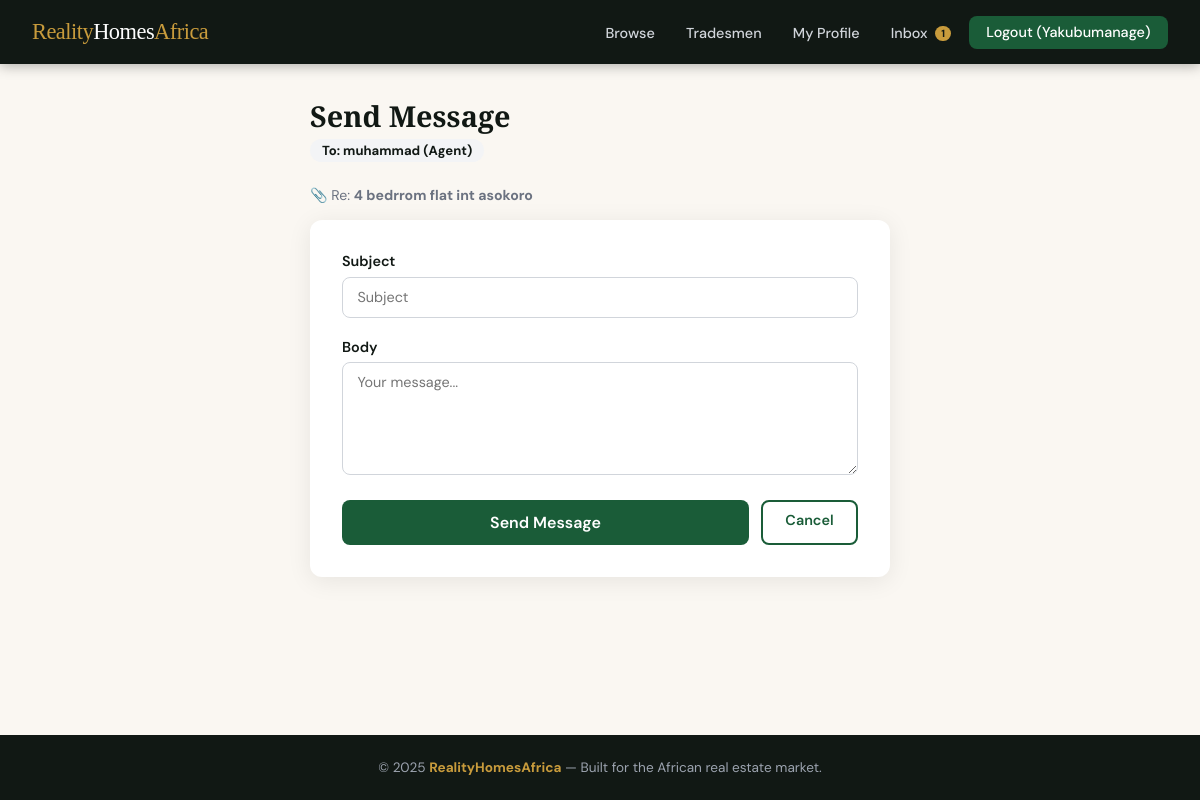
The app's page /users/message/6/?property=5 (signed in) with its own data.
### users/models.py (models this page shows, shortened)
class CustomUser(AbstractUser):
    is_agent = models.BooleanField(default=False)
    is_tradesman = models.BooleanField(default=False)
    is_client = models.BooleanField(default=True)
    phone_number = models.CharField(max_length=15, blank=True, null=True)
    profile_picture = models.ImageField(upload_to='profile_pictures/', blank=True, null=True)
    bio = models.TextField(blank=True, null=True)
    def get_role(self):
        if self.is_agent:
            return "Agent"
        if self.is_tradesman:
            return "Tradesman"
        return "Client"

### listings/models.py (models this page shows, shortened)
class Property(models.Model):
    agent = models.ForeignKey(
        settings.AUTH_USER_MODEL,
        on_delete=models.CASCADE,
        related_name='properties'
    )
    title = models.CharField(max_length=200)
    description = models.TextField()
    price = models.DecimalField(max_digits=14, decimal_places=2)
    address = models.CharField(max_length=300)
    city = models.CharField(max_length=100)
    state = models.CharField(max_length=100, choices=NIGERIAN_STATES, default='Abuja')
    property_type = models.CharField(max_length=20, choices=PROPERTY_TYPES, default='flat')
    bedrooms = models.PositiveIntegerField(default=0)
    bathrooms = models.PositiveIntegerField(default=0)
    is_available = models.BooleanField(default=True)
    latitude = models.DecimalField(max_digits=9, decimal_places=6, null=True, blank=True)
    longitude = models.DecimalField(max_digits=9, decimal_places=6, null=True, blank=True)
    created_at = models.DateTimeField(auto_now_add=True)
    updated_at = models.DateTimeField(auto_now=True)
    class Meta:
        ordering = ['-created_at']
        verbose_name_plural = 'Properties'

### users/views.py (the view)
# urls.py: path('message/<int:receiver_id>/', views.send_message, name='send_message'),
@login_required
def send_message(request, receiver_id):
    receiver = get_object_or_404(CustomUser, pk=receiver_id)
    property_ref_id = request.GET.get('property', None)
    property_ref = None
    if property_ref_id:
        from listings.models import Property
        property_ref = Property.objects.filter(pk=property_ref_id).first()
    if request.method == 'POST':
        form = MessageForm(request.POST)
        if form.is_valid():
            msg = form.save(commit=False)
            msg.sender = request.user
            msg.receiver = receiver
            msg.property_ref = property_ref
            msg.save()
            messages.success(request, f"Message sent to {receiver.username}!")
            return redirect('users:inbox')
    else:
        form = MessageForm()
    return render(request, 'users/send_message.html', {
        'form': form,
        'receiver': receiver,
        'property_ref': property_ref,
    })

### users/forms.py
class MessageForm(forms.ModelForm):
    class Meta:
        model = Message
        fields = ['subject', 'body']
        widgets = {
            'subject': forms.TextInput(attrs={'placeholder': 'Subject'}),
            'body': forms.Textarea(attrs={'rows': 5, 'placeholder': 'Your message...'}),
        }

### users/context_processors.py (called while the page is built)
def unread_messages_count(request):
    if request.user.is_authenticated:
        from .models import Message
        count = Message.objects.filter(receiver=request.user, is_read=False).count()
        return {'unread_count': count}
    return {'unread_count': 0}

### templates/users/send_message.html (shortened to what this page needs)
{% extends 'base.html' %}
{% block content %}
<div class="compose-wrap">
  <h1>Send Message</h1>
  <span class="to-tag">To: {{ receiver.username }} ({{ receiver.get_role }})</span>
  {% if property_ref %}
    <p style="color:var(--gray); margin-bottom:1rem; font-size:0.88rem;">📎 Re: <strong>{{ property_ref.title }}</strong></p>
  {% endif %}
  <div class="compose-card">
    <form method="post">
      {% for field in form %}
        <div class="form-group">
          <label>{{ field.label }}</label>
          {{ field }}
        </div>
      {% endfor %}
      <div style="display:flex; gap:0.75rem; margin-top:0.5rem;">
        <button type="submit" class="btn btn-primary btn-full">Send Message</button>
        <a href="{% url 'users:inbox' %}" class="btn btn-outline" style="white-space:nowrap;">Cancel</a>
      </div>
    </form>
  </div>
</div>
{% endblock %}

### templates/base.html (shortened to what this page needs)
<!DOCTYPE html>
<html lang="en">
<head>
</head>
<body>
<nav>
  <a href="{% url 'listings:homepage' %}" class="nav-logo">Reality<span>Homes</span>Africa</a>
  <ul class="nav-links">
    <li><a href="{% url 'listings:property_list' %}">Browse</a></li>
    <li><a href="{% url 'services:tradesman_list' %}">Tradesmen</a></li>
    {% if user.is_authenticated %}
      {% if user.is_agent %}
        <li><a href="{% url 'listings:agent_dashboard' %}">My Listings</a></li>
        <li><a href="{% url 'listings:agent_inspections' %}">Inspections</a></li>
      {% elif user.is_tradesman %}
        <li><a href="{% url 'services:tradesman_dashboard' %}">My Profile</a></li>
      {% else %}
        <li><a href="{% url 'listings:favorites_list' %}">Saved</a></li>
        <li><a href="{% url 'listings:client_inspections' %}">Bookings</a></li>
      {% endif %}
      <li>
        <a href="{% url 'users:inbox' %}">
          Inbox
          {% if unread_count > 0 %}
            <span class="nav-badge">{{ unread_count }}</span>
          {% endif %}
        </a>
      </li>
      <li><a href="{% url 'users:logout' %}" class="btn-nav">Logout ({{ user.username }})</a></li>
    {% else %}
      <li><a href="{% url 'users:login' %}">Login</a></li>
      <li><a href="{% url 'users:choose_role' %}" class="btn-nav">Register</a></li>
    {% endif %}
  </ul>
</nav>
<main>
  {% block content %}{% endblock %}
</main>
<footer>
  &copy; 2025 <strong>RealityHomesAfrica</strong> &mdash; Built for the African real estate market.
</footer>
</body>
</html>

### templates/base.html (style rules this page uses)
:root { --green: #1a5c38; --green-light: #2d8653; --gold: #c89b3c; --cream: #faf7f2; --dark: #111814; --gray: #6b7280; --light-gray: #f3f4f6; --white: #ffffff; --danger: #dc2626; --radius: 12px; --shadow: 0 4px 24px rgba(0,0,0,0.08); }
* { box-sizing: border-box; margin: 0; padding: 0; }
body { font-family: 'DM Sans', sans-serif; background: var(--cream); color: var(--dark); min-height: 100vh; display: flex; flex-direction: column; }
nav { background: var(--dark); padding: 0 2rem; height: 64px; display: flex; align-items: center; justify-content: space-between; position: sticky; top: 0; z-index: 1000; box-shadow: 0 2px 12px rgba(0,0,0,0.3); }
.nav-logo { font-family: 'Playfair Display', serif; font-size: 1.4rem; color: var(--gold); text-decoration: none; letter-spacing: -0.5px; }
.nav-logo span { color: var(--white); }
.nav-links { display: flex; align-items: center; gap: 0.25rem; list-style: none; }
.nav-links a { color: #d1d5db; text-decoration: none; padding: 0.5rem 0.85rem; border-radius: 8px; font-size: 0.9rem; font-weight: 500; transition: all 0.2s; }
.nav-badge { background: var(--gold); color: var(--dark); border-radius: 99px; font-size: 0.65rem; font-weight: 700; padding: 1px 6px; margin-left: 4px; vertical-align: middle; }
.btn-nav { background: var(--green); color: var(--white) !important; padding: 0.45rem 1.1rem !important; border-radius: 8px !important; }
main { flex: 1; padding: 2rem; max-width: 1280px; margin: 0 auto; width: 100%; }
.btn { display: inline-block; padding: 0.6rem 1.4rem; border-radius: 8px; font-family: 'DM Sans', sans-serif; font-size: 0.9rem; font-weight: 600; cursor: pointer; border: none; text-decoration: none; transition: all 0.2s; }
.btn-primary { background: var(--green); color: var(--white); }
.btn-outline { background: transparent; border: 2px solid var(--green); color: var(--green); }
.form-group { margin-bottom: 1.25rem; }
.form-group label { display: block; font-weight: 600; margin-bottom: 0.4rem; font-size: 0.9rem; }
.form-group input, .form-group select, .form-group textarea { width: 100%; padding: 0.65rem 0.9rem; border: 1.5px solid #d1d5db; border-radius: 8px; font-family: 'DM Sans', sans-serif; font-size: 0.9rem; background: var(--white); transition: border 0.2s; }
footer { background: var(--dark); color: #9ca3af; text-align: center; padding: 1.5rem 2rem; font-size: 0.85rem; }
footer strong { color: var(--gold); }

### templates/users/send_message.html (style rules this page uses)
.compose-wrap { max-width:580px; margin:0 auto; }
.compose-wrap h1 { font-family:'Playfair Display',serif; font-size:1.8rem; margin-bottom:0.25rem; }
.to-tag { background:var(--light-gray); border-radius:99px; padding:0.2rem 0.75rem; font-size:0.82rem; font-weight:700; margin-bottom:1.5rem; display:inline-block; }
.compose-card { background:var(--white); border-radius:var(--radius); padding:2rem; box-shadow:var(--shadow); }
.btn-full { width:100%; padding:0.75rem; font-size:1rem; }

### records on screen
CustomUser: username "Yakubumanage"
CustomUser: username "muhammad", get_role "Agent"
Property: title "4 bedrrom flat int asokoro"

### other values on screen
{{ unread_count }} "1"
{{ field.label }} "Subject" "Body"
